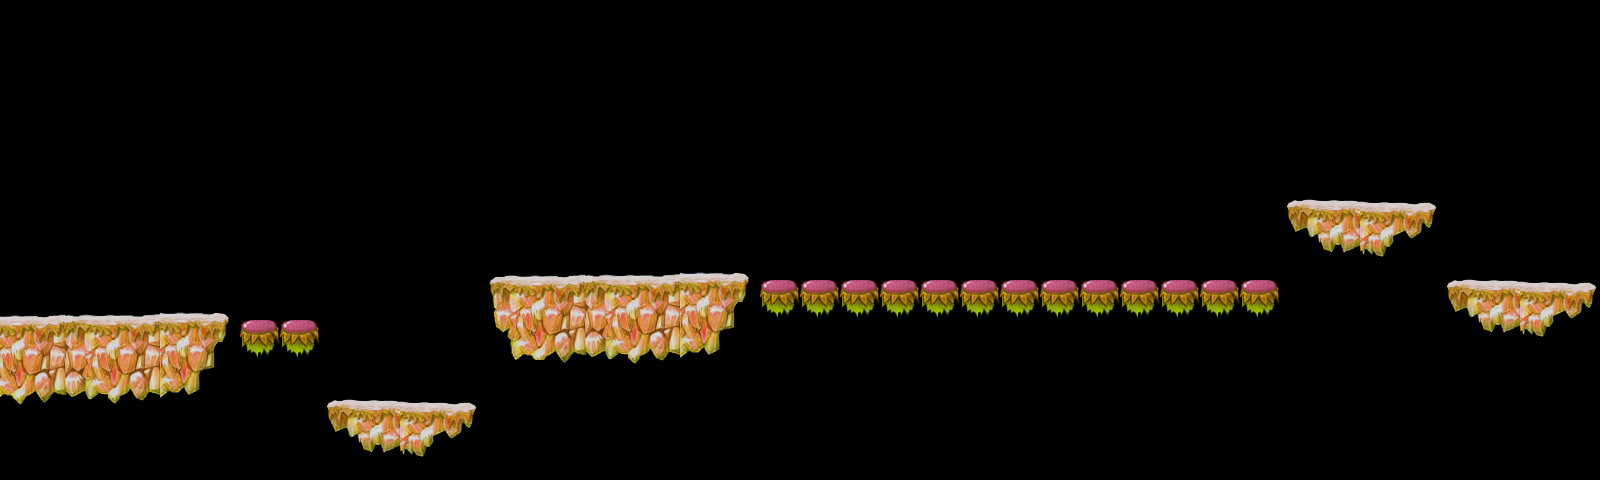

Below is a game level as drawn by its tile map, then a one-line description and the .tmx that defines it (tile-layer data replaced by summaries):
An orthogonal 40x12 tile map with 40x40 px tiles, 3 tile layers (terrain1, decorate, protect), 1 hidden layer not drawn and 37 objects (26x 0, 8x c1, 3x 1).

<map version="1.0" orientation="orthogonal" width="40" height="12" tilewidth="40" tileheight="40">
 <tileset firstgid="1" name="forest" tilewidth="40" tileheight="40">
  <image source="forest.png" width="1600" height="400" />
 </tileset>
 <layer name="terrain1" width="40" height="12">
  <data>[480 cells, 114 non-empty, 57 distinct tile ids]</data>
 </layer>
 <layer name="terrain2" width="40" height="12" visible="0">
  <data>[480 cells, 0 non-empty, 0 distinct tile ids]</data>
 </layer>
 <layer name="decorate" width="40" height="12">
  <data>[480 cells, 4 non-empty, 4 distinct tile ids]</data>
 </layer>
 <layer name="protect" width="40" height="12">
  <data>[480 cells, 15 non-empty, 1 distinct tile ids]</data>
 </layer>
 <objectgroup name="collision" width="40" height="12">
  <object name="c1" x="0" y="320" width="240" height="160" />
  <object name="c1" x="480" y="280" width="280" height="200" />
  <object name="c1" x="1280" y="200" width="160" height="280" />
  <object name="c1" x="1440" y="280" width="160" height="200" />
  <object name="c1" x="320" y="400" width="160" height="80" />
  <object name="c1" x="760" y="-240" width="560" height="280" />
 </objectgroup>
 <objectgroup name="collision1" width="40" height="12">
  <object name="c1" x="760" y="280" width="520" height="200" />
  <object name="c1" x="240" y="320" width="80" height="160" />
 </objectgroup>
 <objectgroup name="items" width="40" height="12">
  <object type="0" x="0" y="280" width="40" height="40" />
  <object type="0" x="40" y="280" width="40" height="40" />
  <object type="0" x="80" y="280" width="40" height="40" />
  <object type="0" x="120" y="280" width="40" height="40" />
  <object type="0" x="160" y="200" width="40" height="40" />
  <object type="0" x="200" y="200" width="40" height="40" />
  <object type="0" x="200" y="160" width="40" height="40" />
  <object type="0" x="240" y="160" width="40" height="40" />
  <object type="0" x="240" y="120" width="40" height="40" />
  <object type="0" x="280" y="120" width="40" height="40" />
  <object type="0" x="1000" y="40" width="40" height="40" />
  <object type="0" x="960" y="40" width="40" height="40" />
  <object type="0" x="1000" y="80" width="40" height="40" />
  <object type="0" x="960" y="80" width="40" height="40" />
  <object type="1" x="1040" y="60" width="40" height="40" />
  <object type="0" x="1120" y="80" width="40" height="40" />
  <object type="0" x="1080" y="40" width="40" height="40" />
  <object type="0" x="1080" y="80" width="40" height="40" />
  <object type="0" x="1120" y="40" width="40" height="40" />
  <object type="0" x="1360" y="160" width="40" height="40" />
  <object type="0" x="1320" y="160" width="40" height="40" />
  <object type="0" x="1440" y="200" width="40" height="40" />
  <object type="0" x="1400" y="160" width="40" height="40" />
  <object type="0" x="1480" y="240" width="40" height="40" />
  <object type="0" x="1520" y="240" width="40" height="40" />
  <object type="0" x="1560" y="200" width="40" height="40" />
 </objectgroup>
 <objectgroup name="enemy" width="40" height="12">
  <object type="0" x="640" y="160" width="120" height="120" />
 </objectgroup>
 <objectgroup name="obstacle" width="40" height="12">
  <object type="1" x="320" y="320" width="80" height="80" />
  <object type="1" x="400" y="320" width="80" height="80" />
 </objectgroup>
 <objectgroup name="setting" width="40" height="12" />
</map>
